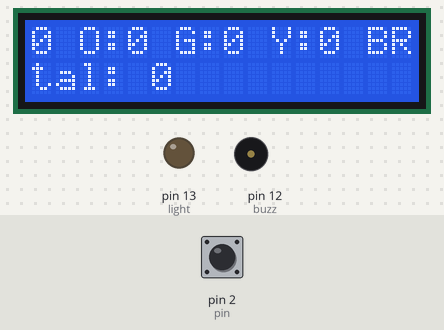
A sketch run on a simulated Arduino Uno, built with avr-gcc and run on an emulated ATmega328P. Shown: 16×2 character LCD, output pins drawn as LEDs (lit = HIGH), buzzer (waves = sounding). The inputs (shaded band) are chosen by the test bench; at power-on: pin 2 (pin) HIGH.

Above: at 3.8 s.
3.9 s: pin 2 (pin) pulled LOW for 0.15 s
At 4.4 s:
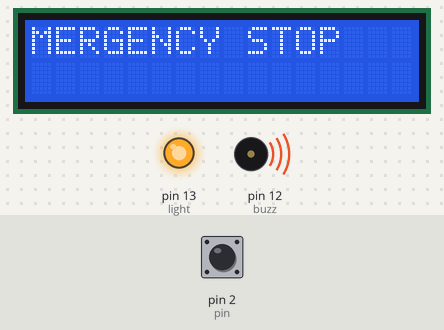
At 13.8 s:
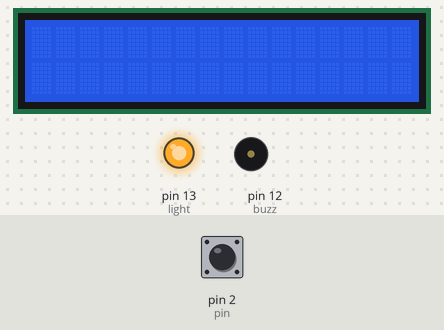
Timing chart, 0 to 15.3 s (numbered marks = the images above; inputs shaded):
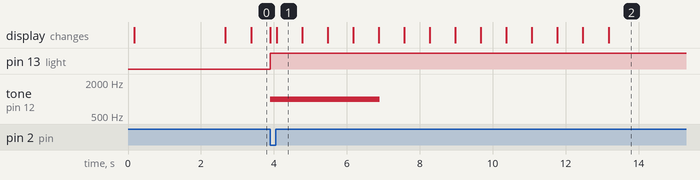

Measured:
- after the input at 3.9 s, pin 13 (light): LOW → HIGH at once; tone on pin 12 (buzz): silent → 1000 Hz at once, → silent 3.0 s later; the display: first changes at once (image 1 shows a later state)
- what the display in image 1 shows lasts 0.7 s, from 4.1 s to 4.8 s

The sketch:

ER_buttonpin.ino
```cpp
#include <LiquidCrystal.h>
LiquidCrystal lcd(14,15,16,17,18,19);
int pin = 2;
int light = 13;

int buzz = 12;

boolean start = true;
volatile boolean e_stop = false;
volatile int state = 0;
int count_red = 0;
int count_orange = 0;
int count_green = 0;
int count_yellow = 0;
int count_blue = 0;
int count_brown = 0;
int count_other = 0;
int total = 0;

void setup(){
  pinMode(pin, INPUT_PULLUP);
  pinMode(light, OUTPUT);
  Serial.begin(9600);
  delay(100);
  attachInterrupt(digitalPinToInterrupt(pin), e_stop_ISR, CHANGE);

  //lcd display
  lcd.begin(16,2);
  lcd.setCursor(0,0);
  lcd.print("START");
  lcd.setCursor(0,1);
  lcd.print("loading...");
  delay(2500);
}

void loop(){
  if(start == true){
    if (e_stop == false){
      lcd.clear();
      lcd.setCursor(0,0);
      lcd.print("R:"+ String(count_red)+ " O:" + String(count_orange) + " G:"+ String(count_green)+ " Y:" + String(count_yellow) + " BR:"+ String(count_brown)+ " BL:" + String(count_blue) +" ER:"+ String(count_other));
      lcd.setCursor(0,1);
      lcd.print("Total: " + String(total));
      for (int i = 0 ; i < 16; i++){
        lcd.scrollDisplayLeft();
        delay(700);
       }
      delay(3000);
  }
  else{
    start = false;
  }
}
}

void e_stop_ISR(void){
  detachInterrupt(digitalPinToInterrupt(pin));
  e_stop = !e_stop;
  state = digitalRead(pin);
  digitalWrite(light, state);
  lcd.clear();
  //lcd.setCursor(0,0);
  lcd.noAutoscroll();
  lcd.print("EMERGENCY STOP");
  digitalWrite(light, HIGH);
  tone(buzz, 1000, 3000);
  start = false;
}
```
